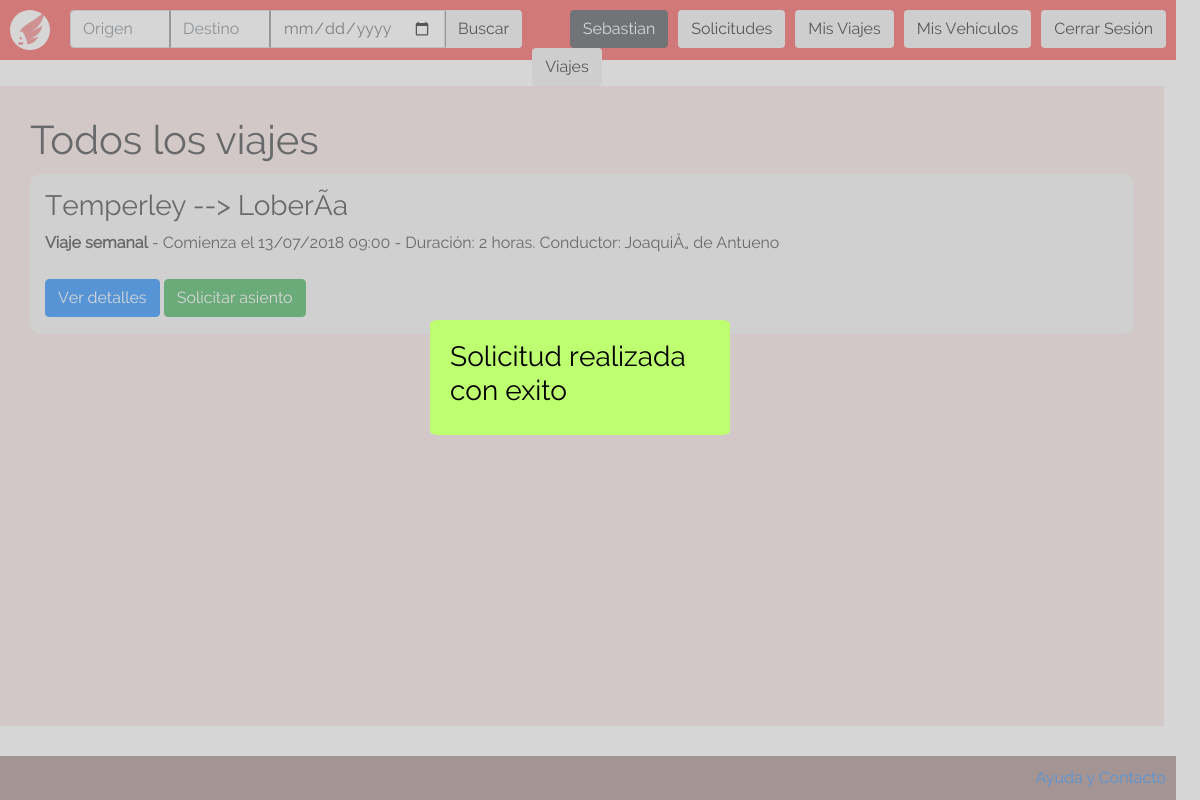
The page /vistas/listar_todos_los_viajes.php?sol_success (signed in) on the database as committed earlier.
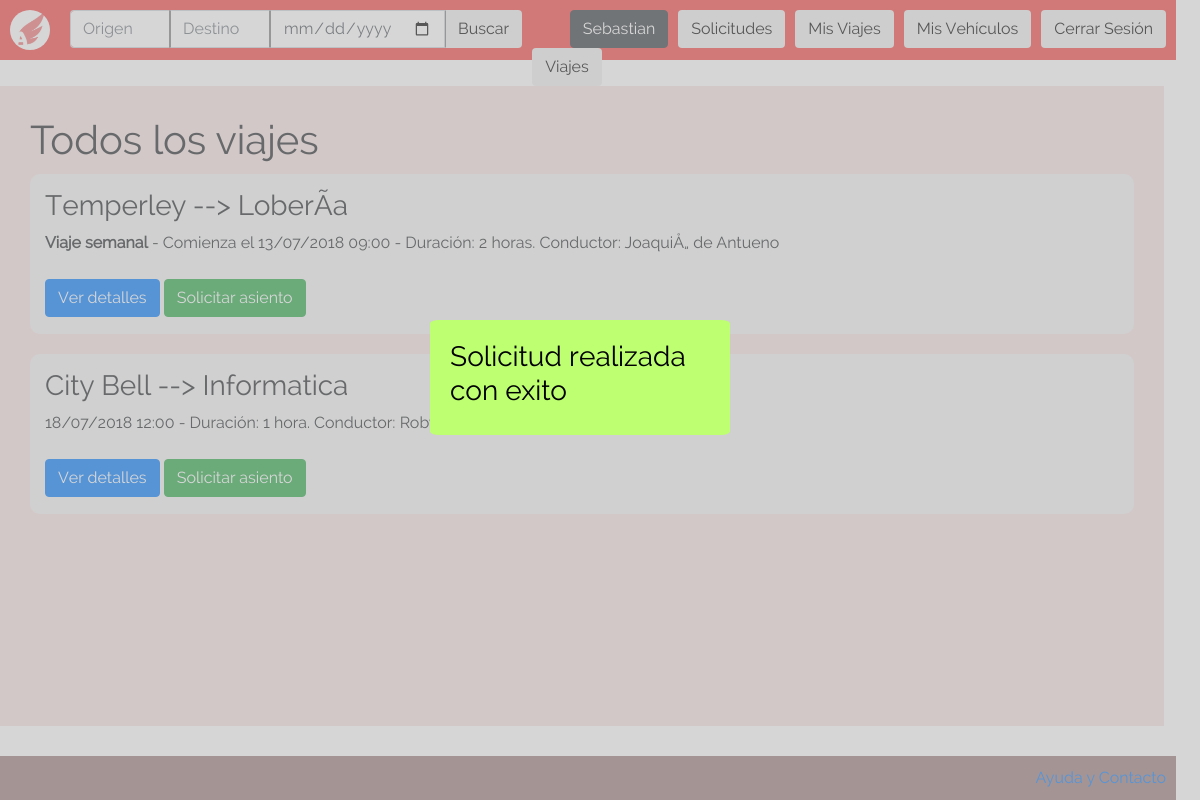
The same page on the database as committed later.
### tables this page shows
CREATE TABLE `viajes` (
  `id_viaje` int(11) NOT NULL,
  `id_usuario` int(11) NOT NULL,
  `patente` varchar(10) NOT NULL,
  `origen` text NOT NULL,
  `destino` text NOT NULL,
  `duracion` decimal(10,5) NOT NULL,
  `fecha_hora` datetime NOT NULL,
  `descripcion` text NOT NULL,
  `tipo` int(11) NOT NULL,
  `costo` decimal(10,5) NOT NULL,
  `tarjeta` bigint(20) NOT NULL,
  `pago_conductor` int(11) NOT NULL DEFAULT '0',
  `pago_pasajero` int(11) NOT NULL DEFAULT '0'
);

CREATE TABLE `usuario` (
  `id_usuario` int(11) NOT NULL,
  `nombre` varchar(2048) NOT NULL,
  `apellido` varchar(2048) NOT NULL,
  `fecha_de_nacimiento` date NOT NULL,
  `mail` varchar(2048) NOT NULL,
  `promedio_puntuacion_conductor` double NOT NULL,
  `promedio_puntuacion_pasajero` double NOT NULL,
  `id_direccion` int(11) NOT NULL,
  `contrasenia` varchar(256) NOT NULL,
  `foto_perfil` text NOT NULL,
  `gasto` double NOT NULL DEFAULT '0',
  `ahorro` double NOT NULL DEFAULT '0'
);

### vistas/listar_todos_los_viajes.php (the view, shortened to what this page needs)
<!DOCTYPE html>
<html>
  <head>
    <link href="/css/bootstrap.css" rel="stylesheet" type="text/css" >
    <link href="/css/index.css" rel="stylesheet" type="text/css">
    <link href="/css/listar_vehiculos.css" rel="stylesheet" type="text/css">
  </head>
  <body>
    <?php
      include("../php/abrir_conexion.php");
      include("../php/utils.php");
      include("header.php");
    ?>
    <div id="body">
      <h1>Todos los viajes</h1>
      <?php
        $sql = "SELECT * FROM viajes WHERE id_usuario !=".$_SESSION["user_id"];
        $result = mysqli_query($conn, $sql);
        if($result){
          if($trip = mysqli_fetch_assoc($result)){
            while($trip){
              if((isPendingTrip($conn, $trip))){
                $query = "SELECT * FROM usuario WHERE id_usuario=".$trip["id_usuario"];
                $driver = mysqli_fetch_assoc(mysqli_query($conn, $query));
                $name = $driver["nombre"]." ".$driver["apellido"];
      ?>
      <div class="vehicle">
        <div class="vehicle-info">
          <h3><?= $trip["origen"] ?> --> <?= $trip["destino"] ?></h3>
          <?=
            ($trip["tipo"] == WEEKLY_TRIP)?"<strong>Viaje semanal</strong> - Comienza el ":"";
          ?>
          <?= date("d/m/Y H:i", strtotime($trip["fecha_hora"])); ?> - Duración:
          <?php
            echo printTime($trip["duracion"]).".";
          ?>
          Conductor: <?= $name ?>
	        <br>
          <br>
	          <form class="" action="/vistas/ver_detalles_viaje.php" method="post">
              <button class="btn btn-primary" name="">Ver detalles</button>
          </form>
	        <form class="" action="/php/verificar_disponibilidad.php" method="post">
            <?php
              if (alreadyHaveRequest($conn, $_SESSION["user_id"], $trip["id_viaje"])){
                $query = "SELECT * FROM solicitud WHERE id_viaje=".$trip["id_viaje"]." AND id_pasajero=".$_SESSION["user_id"];
                $request = mysqli_fetch_assoc(mysqli_query($conn, $query));
                switch($request["estado"]){
                  case PENDING: echo '<button class="btn btn-warning" disabled>Asiento solicitado</button>';
                    break;
                  case ACCEPTED: echo '<button class="btn btn-success" disabled>Solicitud aceptada!</button>';
                    break;
                  case REJECTED: echo '<button class="btn btn-danger" disabled>Solicitud rechazada</button>';
                    break;
                }
              } else {
                ?> <button class="btn btn-success">Solicitar asiento</button> <?
              }
            ?>
          </form>
        </div>
      </div>
      <?php
              }
              $trip = mysqli_fetch_assoc($result);
            }
          } else {
            echo "<h2>No hay ningun viaje registrado!</h2><br>";
          }
        } else {
          echo "Hubo un error al conectarse con la base de datos. <br> Por favor, intentelo nuevamente mas tarde.";
        }
      ?>
    </div>
    <?php
      include("footer.php");
    ?>
  </body>
</html>

### php/utils.php (shortened to what this page needs)
<?php
  function printTime($time){
    $hours = floor($time);
    if($hours > 0){
      echo $hours.(($hours>=2)?" horas":" hora");
    }
  }
  function isPendingTrip($conn, $trip){
    $now = time();
    if((!isset($trip["tipo"])) || ($trip["tipo"] == ONE_TIME_TRIP)){
      $date = strtotime($trip["fecha_hora"]);
      return ($date > $now);
    } else {
      $query = "SELECT * FROM viaje_semanal WHERE id_viaje=".$trip["id_viaje"];
      $trips = mysqli_query($conn, $query);
      while($weeklyTrip = mysqli_fetch_assoc($trips)){
        if(strtotime($weeklyTrip["fecha_hora"]) > $now){
          return true;
        }
      }
      return false;
    }
  }
  function alreadyHaveRequest($conn, $user_id, $trip_id){
    $query = "SELECT * FROM solicitud WHERE id_pasajero='$user_id' AND id_viaje='$trip_id' ";
    $requests = mysqli_query($conn, $query);
    return mysqli_num_rows($requests) > 0;
  }
?>

Rows that differ between the two databases and show on the page:
added viajes: origen "City Bell", destino "Informatica", fecha_hora "18/07/2018 12:00", duracion "1", id_usuario.apellido "Roby…"
